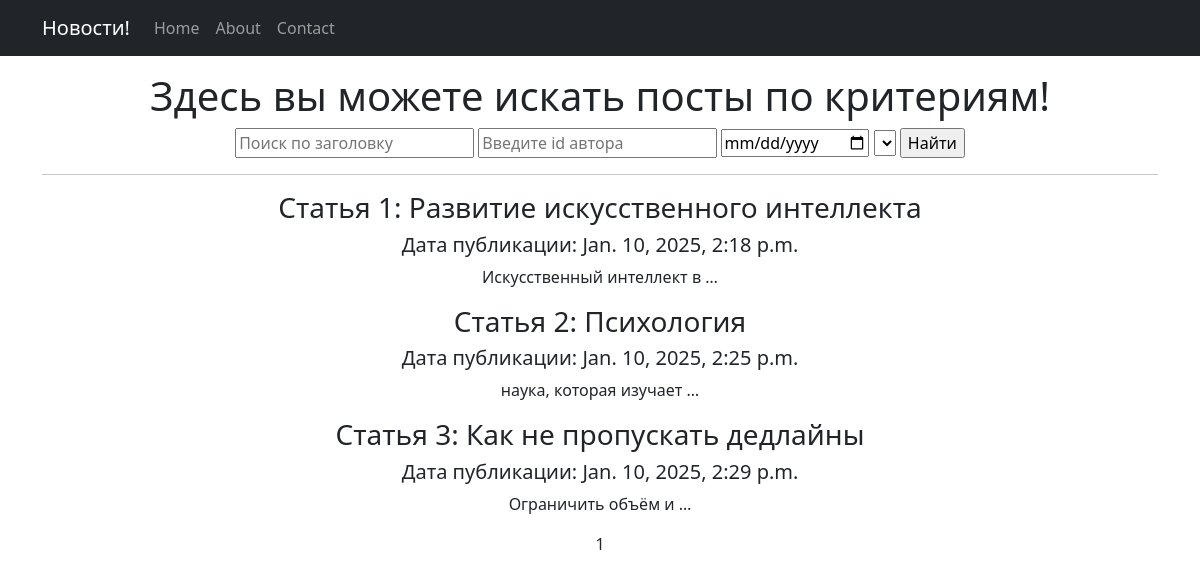
The page /news/search/ on the database as committed earlier.
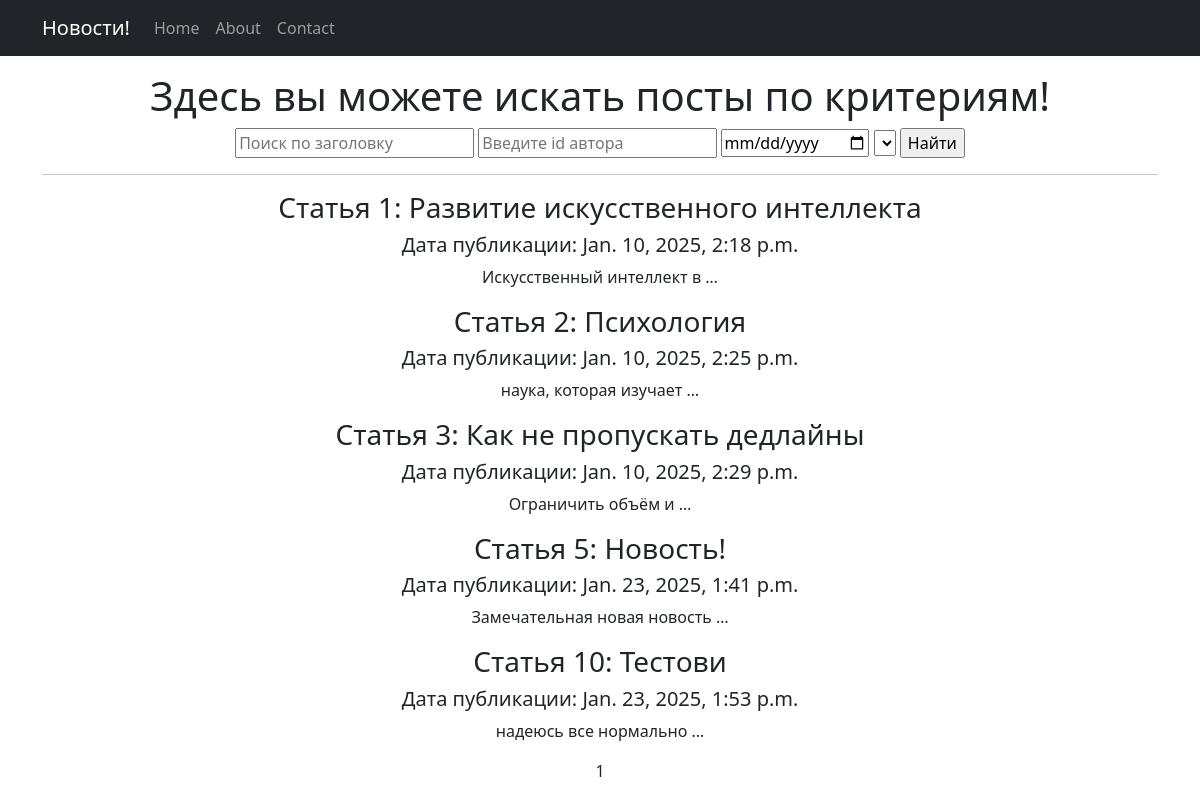
The same page on the database as committed later.
### portal/models.py (models this page shows, shortened)
class Post(models.Model):
    author = models.ForeignKey(Author, on_delete=models.CASCADE)
    POST_CHOICES = [
        ('article', 'Статья'),
        ('news', 'Новость'),
    ]
    post_type = models.CharField(max_length=10, choices=POST_CHOICES)
    created_at = models.DateTimeField(auto_now_add=True)
    categories = models.ManyToManyField(Category, through='PostCategory')
    title = models.CharField(max_length=255)
    text = models.TextField()
    rating = models.IntegerField(default=0)

### portal/views.py (the view)
# urls.py: path('search/', SearchPosts.as_view(), name='search'),
class SearchPosts(ListView):
    model = Post
    template_name = 'search.html'
    context_object_name = 'post_list'
    paginate_by = 10
    def get_queryset(self):
        queryset = super().get_queryset()
        self.filterset = PostFilter(self.request.GET, queryset=queryset)
        return self.filterset.qs

### portal/templatetags/custom_filters.py (called while the page is built)
@register.filter()
def censored(text):
    for word in censore:
        text = text.replace(word, word[0] + '*' * (len(word) - 1))
    return text

### templates/search.html (shortened to what this page needs)
{% extends 'flatpages/default.html' %}
{% load custom_filters %}
{% load custom_tags %}
{% block content %}
<h1 class="mt-3">Здесь вы можете искать посты по критериям!</h1>
<form action="" method="get" >
  <input type="text" name="title" placeholder="Поиск по заголовку">
  <input type="text" name="author" placeholder="Введите id автора">
  <input type="date" name="created_at" placeholder="Выберите дату">
  <select name="categories">
</select>
  <input type="submit" value="Найти" />
</form>
<hr>
{% if post_list %}
  {% for post in post_list %}
  <h3>Статья {{ post.id }}: {{ post.title }}</h3>
  <h5>Дата публикации: {{ post.created_at }}</h5>
  <p>{{ post.text|truncatewords:3|censored }}</p>
  {% endfor %}
  {% else %}
  <h2>Товаров нет!</h2>
{% endif %}
   {{ page_obj.number }}
{% endblock content %}

Rows that differ between the two databases and show on the page:
added Post: id "5", title "Новость!", created_at "Jan. 23, 2025, 1:41 p.m.", text|censored "Замечательная новая новость …"
added Post: id "10", title "Тестови", created_at "Jan. 23, 2025, 1:53 p.m.", text|censored "надеюсь все нормально …"
